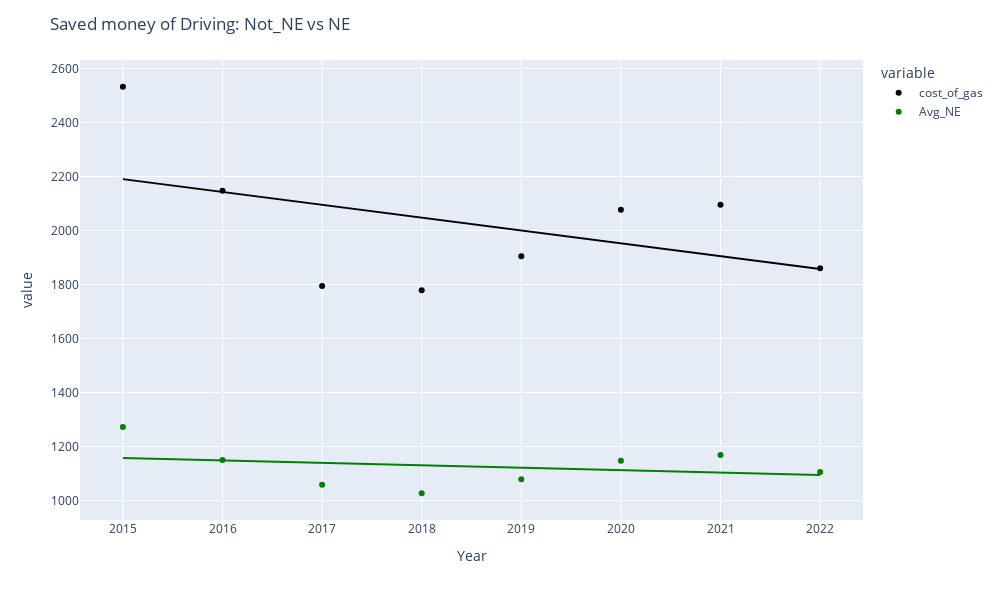

Write notebook code for a chart like this one.
### Code cell
fig = px.scatter(df_save.drop(0), x="Year", y=['cost_of_gas','Avg_NE'],color_discrete_sequence=["black", "green"],trendline='ols')
fig.layout.update(
    width=1000,
    height=600,
    barmode='group',
    title_text = 'Saved money of Driving: Not_NE vs NE')
fig.show()

### Figure 1 — Plotly figure (JSON) as saved in the notebook; plotly's stock layout.template omitted (floating-point values rounded to 4 significant figures)
{"data": [{"hovertemplate": "variable=cost_of_gas<br>Year=%{x}<br>value=%{y}<extra></extra>", "legendgroup": "cost_of_gas", "marker": {"color": "black", "symbol": "circle"}, "mode": "markers", "name": "cost_of_gas", "orientation": "v", "showlegend": true, "type": "scatter", "x": [2015, 2016, 2017, 2018, 2019, 2020, 2021, 2022], "xaxis": "x", "y": [2532.0, 2148.0, 1795.0, 1779.0, 1905.0, 2077.0, 2095.0, 1860.0], "yaxis": "y"}, {"hovertemplate": "<b>OLS trendline</b><br>value = -47.5762 * Year + 98056.3<br>R<sup>2</sup>=0.218320<br><br>variable=cost_of_gas<br>Year=%{x}<br>value=%{y} <b>(trend)</b><extra></extra>", "legendgroup": "cost_of_gas", "marker": {"color": "black", "symbol": "circle"}, "mode": "lines", "name": "cost_of_gas", "showlegend": false, "type": "scatter", "x": [2015, 2016, 2017, 2018, 2019, 2020, 2021, 2022], "xaxis": "x", "y": [2190.0, 2143.0, 2095.0, 2048.0, 2000.0, 1952.0, 1905.0, 1857.0], "yaxis": "y"}, {"hovertemplate": "variable=Avg_NE<br>Year=%{x}<br>value=%{y}<extra></extra>", "legendgroup": "Avg_NE", "marker": {"color": "green", "symbol": "circle"}, "mode": "markers", "name": "Avg_NE", "orientation": "v", "showlegend": true, "type": "scatter", "x": [2015, 2016, 2017, 2018, 2019, 2020, 2021, 2022], "xaxis": "x", "y": [1273.0, 1150.0, 1059.0, 1027.0, 1079, 1147.0, 1169, 1106.0], "yaxis": "y"}, {"hovertemplate": "<b>OLS trendline</b><br>value = -9.0369 * Year + 19367.2<br>R<sup>2</sup>=0.083103<br><br>variable=Avg_NE<br>Year=%{x}<br>value=%{y} <b>(trend)</b><extra></extra>", "legendgroup": "Avg_NE", "marker": {"color": "green", "symbol": "circle"}, "mode": "lines", "name": "Avg_NE", "showlegend": false, "type": "scatter", "x": [2015, 2016, 2017, 2018, 2019, 2020, 2021, 2022], "xaxis": "x", "y": [1158.0, 1149.0, 1140.0, 1131.0, 1122.0, 1113.0, 1104.0, 1095.0], "yaxis": "y"}], "layout": {"barmode": "group", "height": 600, "legend": {"title": {"text": "variable"}, "tracegroupgap": 0}, "margin": {"t": 60}, "title": {"text": "Saved money of Driving: Not_NE vs NE"}, "width": 1000, "xaxis": {"anchor": "y", "autorange": true, "domain": [0, 1], "range": [2015.0, 2022.0], "title": {"text": "Year"}, "type": "linear"}, "yaxis": {"anchor": "x", "autorange": true, "domain": [0, 1], "range": [928.3, 2631.0], "title": {"text": "value"}, "type": "linear"}}}
